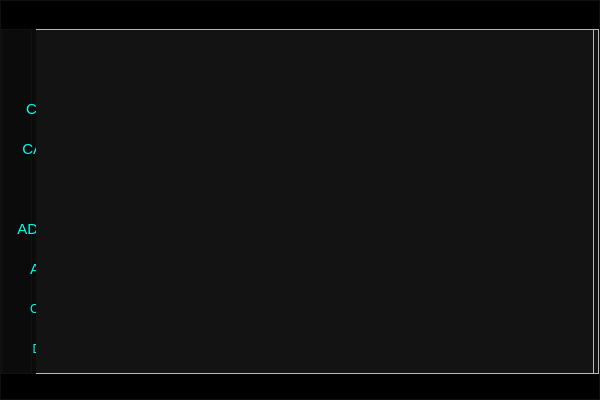
<?xml version="1.0" encoding="UTF-8"?>
<ui version="4.0">
 <class>MainWindow</class>
 <widget class="QMainWindow" name="MainWindow">
  <property name="geometry">
   <rect>
    <x>0</x>
    <y>0</y>
    <width>600</width>
    <height>400</height>
   </rect>
  </property>
  <property name="minimumSize">
   <size>
    <width>600</width>
    <height>400</height>
   </size>
  </property>
  <property name="windowTitle">
   <string>MainWindow</string>
  </property>
  <property name="layoutDirection">
   <enum>Qt::LeftToRight</enum>
  </property>
  <property name="animated">
   <bool>true</bool>
  </property>
  <widget class="QWidget" name="centralwidget">
   <layout class="QHBoxLayout" name="horizontalLayout">
    <property name="spacing">
     <number>0</number>
    </property>
    <property name="leftMargin">
     <number>0</number>
    </property>
    <property name="topMargin">
     <number>0</number>
    </property>
    <property name="rightMargin">
     <number>0</number>
    </property>
    <property name="bottomMargin">
     <number>0</number>
    </property>
    <item>
     <widget class="QFrame" name="Background">
      <property name="enabled">
       <bool>true</bool>
      </property>
      <property name="styleSheet">
       <string notr="true">#Background{
	background-color: rgb(19, 19, 19);
}</string>
      </property>
      <property name="frameShape">
       <enum>QFrame::StyledPanel</enum>
      </property>
      <property name="frameShadow">
       <enum>QFrame::Raised</enum>
      </property>
      <layout class="QVBoxLayout" name="verticalLayout">
       <property name="spacing">
        <number>0</number>
       </property>
       <property name="leftMargin">
        <number>0</number>
       </property>
       <property name="topMargin">
        <number>0</number>
       </property>
       <property name="rightMargin">
        <number>0</number>
       </property>
       <property name="bottomMargin">
        <number>0</number>
       </property>
       <item alignment="Qt::AlignTop">
        <widget class="QFrame" name="Header">
         <property name="minimumSize">
          <size>
           <width>0</width>
           <height>28</height>
          </size>
         </property>
         <property name="styleSheet">
          <string notr="true">*{
	color: rgb(255, 255, 255);
	background:black;
	border:none;
}
QPushButton{
	color: rgb(255, 255, 255);
	background:transparent;
	border:none;
}
QPushButton:hover{
	background-color: rgba(0, 85, 127, 130);
	border:none;
}
</string>
         </property>
         <property name="frameShape">
          <enum>QFrame::StyledPanel</enum>
         </property>
         <property name="frameShadow">
          <enum>QFrame::Raised</enum>
         </property>
         <layout class="QHBoxLayout" name="horizontalLayout_2">
          <property name="spacing">
           <number>0</number>
          </property>
          <property name="leftMargin">
           <number>0</number>
          </property>
          <property name="topMargin">
           <number>0</number>
          </property>
          <property name="rightMargin">
           <number>0</number>
          </property>
          <property name="bottomMargin">
           <number>0</number>
          </property>
          <item alignment="Qt::AlignLeft|Qt::AlignTop">
           <widget class="QFrame" name="frame">
            <property name="frameShape">
             <enum>QFrame::StyledPanel</enum>
            </property>
            <property name="frameShadow">
             <enum>QFrame::Raised</enum>
            </property>
            <layout class="QHBoxLayout" name="horizontalLayout_3">
             <property name="spacing">
              <number>0</number>
             </property>
             <property name="leftMargin">
              <number>0</number>
             </property>
             <property name="topMargin">
              <number>0</number>
             </property>
             <property name="rightMargin">
              <number>0</number>
             </property>
             <property name="bottomMargin">
              <number>0</number>
             </property>
            </layout>
           </widget>
          </item>
          <item>
           <widget class="QPushButton" name="mailButton">
            <property name="minimumSize">
             <size>
              <width>28</width>
              <height>28</height>
             </size>
            </property>
            <property name="text">
             <string/>
            </property>
            <property name="icon">
             <iconset>
              <normaloff>ICONS/inbox.svg</normaloff>ICONS/inbox.svg</iconset>
            </property>
            <property name="iconSize">
             <size>
              <width>20</width>
              <height>20</height>
             </size>
            </property>
           </widget>
          </item>
          <item alignment="Qt::AlignTop">
           <widget class="QFrame" name="frame_2">
            <property name="sizePolicy">
             <sizepolicy hsizetype="Expanding" vsizetype="Preferred">
              <horstretch>0</horstretch>
              <verstretch>0</verstretch>
             </sizepolicy>
            </property>
            <property name="styleSheet">
             <string notr="true"/>
            </property>
            <property name="frameShape">
             <enum>QFrame::StyledPanel</enum>
            </property>
            <property name="frameShadow">
             <enum>QFrame::Raised</enum>
            </property>
            <layout class="QHBoxLayout" name="horizontalLayout_4">
             <property name="spacing">
              <number>0</number>
             </property>
             <property name="leftMargin">
              <number>0</number>
             </property>
             <property name="topMargin">
              <number>0</number>
             </property>
             <property name="rightMargin">
              <number>0</number>
             </property>
             <property name="bottomMargin">
              <number>0</number>
             </property>
            </layout>
           </widget>
          </item>
          <item>
           <widget class="QPushButton" name="pushButton_3">
            <property name="minimumSize">
             <size>
              <width>28</width>
              <height>28</height>
             </size>
            </property>
            <property name="text">
             <string/>
            </property>
            <property name="icon">
             <iconset>
              <normaloff>ICONS/minus.svg</normaloff>ICONS/minus.svg</iconset>
            </property>
            <property name="iconSize">
             <size>
              <width>20</width>
              <height>20</height>
             </size>
            </property>
           </widget>
          </item>
          <item>
           <widget class="QPushButton" name="pushButton_2">
            <property name="enabled">
             <bool>true</bool>
            </property>
            <property name="minimumSize">
             <size>
              <width>28</width>
              <height>28</height>
             </size>
            </property>
            <property name="toolTip">
             <string>&lt;!DOCTYPE HTML PUBLIC &quot;-//W3C//DTD HTML 4.0//EN&quot; &quot;http://www.w3.org/TR/REC-html40/strict.dtd&quot;&gt;
&lt;html&gt;&lt;head&gt;&lt;meta name=&quot;qrichtext&quot; content=&quot;1&quot; /&gt;&lt;style type=&quot;text/css&quot;&gt;
p, li { white-space: pre-wrap; }
&lt;/style&gt;&lt;/head&gt;&lt;body style=&quot; font-family:'MS Shell Dlg 2'; font-size:8pt; font-weight:400; font-style:normal;&quot;&gt;
&lt;p style=&quot; margin-top:0px; margin-bottom:0px; margin-left:0px; margin-right:0px; -qt-block-indent:0; text-indent:0px;&quot;&gt;This Button is temporarily disabled&lt;/p&gt;&lt;/body&gt;&lt;/html&gt;</string>
            </property>
            <property name="whatsThis">
             <string>&lt;html&gt;&lt;head/&gt;&lt;body&gt;&lt;p&gt;&lt;br/&gt;&lt;/p&gt;&lt;/body&gt;&lt;/html&gt;</string>
            </property>
            <property name="text">
             <string/>
            </property>
            <property name="icon">
             <iconset>
              <normaloff>ICONS/maximize.svg</normaloff>
              <disabledoff>ICONS/maximize.svg</disabledoff>ICONS/maximize.svg</iconset>
            </property>
            <property name="iconSize">
             <size>
              <width>20</width>
              <height>20</height>
             </size>
            </property>
           </widget>
          </item>
          <item>
           <widget class="QPushButton" name="pushButton">
            <property name="minimumSize">
             <size>
              <width>28</width>
              <height>28</height>
             </size>
            </property>
            <property name="text">
             <string/>
            </property>
            <property name="icon">
             <iconset>
              <normaloff>ICONS/x.svg</normaloff>ICONS/x.svg</iconset>
            </property>
            <property name="iconSize">
             <size>
              <width>20</width>
              <height>20</height>
             </size>
            </property>
           </widget>
          </item>
          <item alignment="Qt::AlignRight|Qt::AlignTop">
           <widget class="QFrame" name="frame_3">
            <property name="frameShape">
             <enum>QFrame::StyledPanel</enum>
            </property>
            <property name="frameShadow">
             <enum>QFrame::Raised</enum>
            </property>
            <layout class="QHBoxLayout" name="horizontalLayout_5">
             <property name="spacing">
              <number>0</number>
             </property>
             <property name="leftMargin">
              <number>0</number>
             </property>
             <property name="topMargin">
              <number>0</number>
             </property>
             <property name="rightMargin">
              <number>0</number>
             </property>
             <property name="bottomMargin">
              <number>0</number>
             </property>
            </layout>
           </widget>
          </item>
         </layout>
        </widget>
       </item>
       <item>
        <widget class="QFrame" name="Main">
         <property name="sizePolicy">
          <sizepolicy hsizetype="Preferred" vsizetype="Expanding">
           <horstretch>0</horstretch>
           <verstretch>0</verstretch>
          </sizepolicy>
         </property>
         <property name="frameShape">
          <enum>QFrame::StyledPanel</enum>
         </property>
         <property name="frameShadow">
          <enum>QFrame::Raised</enum>
         </property>
         <widget class="QFrame" name="frame_4">
          <property name="geometry">
           <rect>
            <x>0</x>
            <y>0</y>
            <width>35</width>
            <height>1980</height>
           </rect>
          </property>
          <property name="sizePolicy">
           <sizepolicy hsizetype="Preferred" vsizetype="MinimumExpanding">
            <horstretch>0</horstretch>
            <verstretch>0</verstretch>
           </sizepolicy>
          </property>
          <property name="minimumSize">
           <size>
            <width>0</width>
            <height>1980</height>
           </size>
          </property>
          <property name="autoFillBackground">
           <bool>false</bool>
          </property>
          <property name="styleSheet">
           <string notr="true">#frame_4{
	background-color: rgba(10, 10, 10, 245);
	color: rgb(255, 255, 255);
	border:none;
}
QToolButton{
	color:#00FFEE;
	background-color: rgba(10, 10, 10, 0);
	border:none;
}
QToolButton:hover{
	color:#00FFEE;
	background-color: rgba(85, 170, 255, 40);
	border-bottom-style:solid;
	border-bottom-width: 1px;
	border-bottom-color: rgba(85, 170, 255, 20);
}</string>
          </property>
          <property name="frameShape">
           <enum>QFrame::StyledPanel</enum>
          </property>
          <property name="frameShadow">
           <enum>QFrame::Raised</enum>
          </property>
          <widget class="QToolButton" name="toolButton">
           <property name="geometry">
            <rect>
             <x>0</x>
             <y>20</y>
             <width>110</width>
             <height>40</height>
            </rect>
           </property>
           <property name="minimumSize">
            <size>
             <width>0</width>
             <height>30</height>
            </size>
           </property>
           <property name="font">
            <font>
             <pointsize>11</pointsize>
            </font>
           </property>
           <property name="styleSheet">
            <string notr="true">QToolButton:pressed{
	color:#00FFEE;
	background-color:rgba(85, 255, 255, 200);
	border:none;
}</string>
           </property>
           <property name="text">
            <string>  MENU</string>
           </property>
           <property name="icon">
            <iconset>
             <normaloff>ICONS/menu.svg</normaloff>ICONS/menu.svg</iconset>
           </property>
           <property name="iconSize">
            <size>
             <width>30</width>
             <height>30</height>
            </size>
           </property>
           <property name="toolButtonStyle">
            <enum>Qt::ToolButtonTextBesideIcon</enum>
           </property>
          </widget>
          <widget class="QToolButton" name="stopButton">
           <property name="geometry">
            <rect>
             <x>0</x>
             <y>100</y>
             <width>110</width>
             <height>40</height>
            </rect>
           </property>
           <property name="minimumSize">
            <size>
             <width>0</width>
             <height>30</height>
            </size>
           </property>
           <property name="font">
            <font>
             <pointsize>11</pointsize>
            </font>
           </property>
           <property name="text">
            <string>CAM OFF</string>
           </property>
           <property name="icon">
            <iconset>
             <normaloff>ICONS/stop-circle.svg</normaloff>ICONS/stop-circle.svg</iconset>
           </property>
           <property name="iconSize">
            <size>
             <width>30</width>
             <height>30</height>
            </size>
           </property>
           <property name="toolButtonStyle">
            <enum>Qt::ToolButtonTextBesideIcon</enum>
           </property>
          </widget>
          <widget class="QToolButton" name="startButton">
           <property name="geometry">
            <rect>
             <x>0</x>
             <y>60</y>
             <width>110</width>
             <height>40</height>
            </rect>
           </property>
           <property name="minimumSize">
            <size>
             <width>0</width>
             <height>30</height>
            </size>
           </property>
           <property name="font">
            <font>
             <pointsize>11</pointsize>
            </font>
           </property>
           <property name="text">
            <string>CAM ON</string>
           </property>
           <property name="icon">
            <iconset>
             <normaloff>ICONS/monitor.svg</normaloff>ICONS/monitor.svg</iconset>
           </property>
           <property name="iconSize">
            <size>
             <width>30</width>
             <height>30</height>
            </size>
           </property>
           <property name="toolButtonStyle">
            <enum>Qt::ToolButtonTextBesideIcon</enum>
           </property>
          </widget>
          <widget class="QToolButton" name="textButton">
           <property name="geometry">
            <rect>
             <x>0</x>
             <y>140</y>
             <width>110</width>
             <height>40</height>
            </rect>
           </property>
           <property name="minimumSize">
            <size>
             <width>0</width>
             <height>30</height>
            </size>
           </property>
           <property name="font">
            <font>
             <pointsize>11</pointsize>
            </font>
           </property>
           <property name="text">
            <string>TEXT</string>
           </property>
           <property name="icon">
            <iconset>
             <normaloff>ICONS/archive.svg</normaloff>ICONS/archive.svg</iconset>
           </property>
           <property name="iconSize">
            <size>
             <width>30</width>
             <height>30</height>
            </size>
           </property>
           <property name="toolButtonStyle">
            <enum>Qt::ToolButtonTextBesideIcon</enum>
           </property>
          </widget>
          <widget class="QToolButton" name="toolButton_5">
           <property name="geometry">
            <rect>
             <x>0</x>
             <y>180</y>
             <width>110</width>
             <height>40</height>
            </rect>
           </property>
           <property name="minimumSize">
            <size>
             <width>0</width>
             <height>30</height>
            </size>
           </property>
           <property name="font">
            <font>
             <pointsize>11</pointsize>
            </font>
           </property>
           <property name="text">
            <string>ADD USER</string>
           </property>
           <property name="icon">
            <iconset>
             <normaloff>ICONS/user.svg</normaloff>ICONS/user.svg</iconset>
           </property>
           <property name="iconSize">
            <size>
             <width>30</width>
             <height>30</height>
            </size>
           </property>
           <property name="toolButtonStyle">
            <enum>Qt::ToolButtonTextBesideIcon</enum>
           </property>
          </widget>
          <widget class="QToolButton" name="toolButton_6">
           <property name="geometry">
            <rect>
             <x>0</x>
             <y>220</y>
             <width>110</width>
             <height>40</height>
            </rect>
           </property>
           <property name="minimumSize">
            <size>
             <width>0</width>
             <height>30</height>
            </size>
           </property>
           <property name="font">
            <font>
             <pointsize>11</pointsize>
            </font>
           </property>
           <property name="text">
            <string>ABOUT</string>
           </property>
           <property name="icon">
            <iconset>
             <normaloff>ICONS/info.svg</normaloff>ICONS/info.svg</iconset>
           </property>
           <property name="iconSize">
            <size>
             <width>30</width>
             <height>30</height>
            </size>
           </property>
           <property name="toolButtonStyle">
            <enum>Qt::ToolButtonTextBesideIcon</enum>
           </property>
          </widget>
          <widget class="QToolButton" name="delete_2">
           <property name="geometry">
            <rect>
             <x>0</x>
             <y>300</y>
             <width>110</width>
             <height>40</height>
            </rect>
           </property>
           <property name="sizePolicy">
            <sizepolicy hsizetype="Fixed" vsizetype="Fixed">
             <horstretch>0</horstretch>
             <verstretch>0</verstretch>
            </sizepolicy>
           </property>
           <property name="minimumSize">
            <size>
             <width>0</width>
             <height>30</height>
            </size>
           </property>
           <property name="styleSheet">
            <string notr="true"/>
           </property>
           <property name="text">
            <string>DELETE</string>
           </property>
           <property name="icon">
            <iconset>
             <normaloff>ICONS/delete.svg</normaloff>ICONS/delete.svg</iconset>
           </property>
           <property name="iconSize">
            <size>
             <width>30</width>
             <height>30</height>
            </size>
           </property>
           <property name="toolButtonStyle">
            <enum>Qt::ToolButtonTextBesideIcon</enum>
           </property>
          </widget>
          <widget class="QToolButton" name="toolButton_2">
           <property name="geometry">
            <rect>
             <x>0</x>
             <y>260</y>
             <width>110</width>
             <height>40</height>
            </rect>
           </property>
           <property name="text">
            <string>CUSTOM</string>
           </property>
           <property name="icon">
            <iconset>
             <normaloff>ICONS/plus-circle.svg</normaloff>ICONS/plus-circle.svg</iconset>
           </property>
           <property name="iconSize">
            <size>
             <width>30</width>
             <height>30</height>
            </size>
           </property>
           <property name="toolButtonStyle">
            <enum>Qt::ToolButtonTextBesideIcon</enum>
           </property>
          </widget>
         </widget>
         <widget class="QFrame" name="frame_5">
          <property name="geometry">
           <rect>
            <x>30</x>
            <y>0</y>
            <width>563</width>
            <height>345</height>
           </rect>
          </property>
          <property name="styleSheet">
           <string notr="true">color: #00FFEE;</string>
          </property>
          <property name="locale">
           <locale language="English" country="India"/>
          </property>
          <property name="frameShape">
           <enum>QFrame::StyledPanel</enum>
          </property>
          <property name="frameShadow">
           <enum>QFrame::Raised</enum>
          </property>
          <widget class="QLabel" name="imglabel">
           <property name="geometry">
            <rect>
             <x>300</x>
             <y>0</y>
             <width>401</width>
             <height>271</height>
            </rect>
           </property>
           <property name="layoutDirection">
            <enum>Qt::LeftToRight</enum>
           </property>
           <property name="text">
            <string/>
           </property>
          </widget>
         </widget>
         <widget class="QLabel" name="textlabel">
          <property name="geometry">
           <rect>
            <x>340</x>
            <y>330</y>
            <width>401</width>
            <height>61</height>
           </rect>
          </property>
          <property name="font">
           <font>
            <pointsize>20</pointsize>
            <weight>75</weight>
            <bold>true</bold>
           </font>
          </property>
          <property name="styleSheet">
           <string notr="true">color: rgb(255, 255, 255);</string>
          </property>
          <property name="text">
           <string/>
          </property>
         </widget>
         <zorder>frame_5</zorder>
         <zorder>textlabel</zorder>
         <zorder>frame_4</zorder>
        </widget>
       </item>
       <item>
        <widget class="QFrame" name="Footer">
         <property name="minimumSize">
          <size>
           <width>0</width>
           <height>25</height>
          </size>
         </property>
         <property name="maximumSize">
          <size>
           <width>16777215</width>
           <height>25</height>
          </size>
         </property>
         <property name="styleSheet">
          <string notr="true">background-color: rgb(0, 0, 0);</string>
         </property>
         <property name="frameShape">
          <enum>QFrame::StyledPanel</enum>
         </property>
         <property name="frameShadow">
          <enum>QFrame::Raised</enum>
         </property>
        </widget>
       </item>
      </layout>
     </widget>
    </item>
   </layout>
  </widget>
 </widget>
 <resources/>
 <connections/>
</ui>
